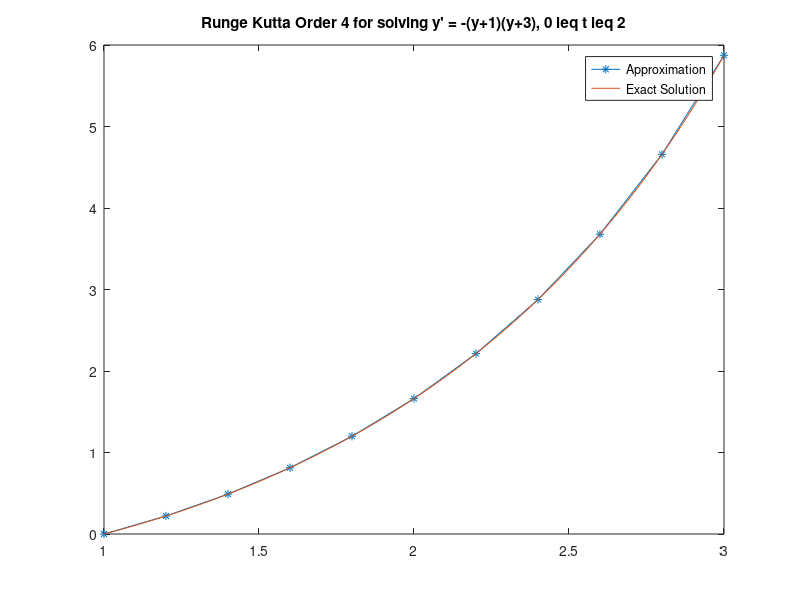
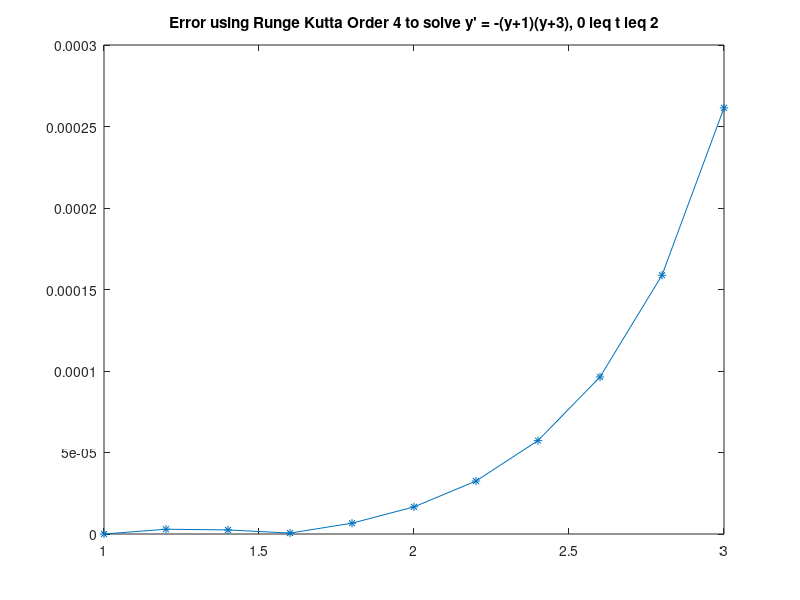

MATLAB code to generate these figures, in order:
%% Runge Kutta Order 4

%% Inputs
a = 1;          % left endpoint
b = 3;          % right endpoint
h = 0.2;        % stepsize
N = (b-a)/h;    % the number of steps
alpha = 0;      % initial y value
f = @(t,y) 1 + y/t + (y/t)^2;        % as in dy/dt = f(t,y);

%% Runge Kutta Order 4

t = zeros(1,N+1);       % stores all the t values
w = zeros(1,N+1);       % stores all the approximation values

t(1) = a;
w(1) = alpha;

for i=1:N
    t(i+1) = a + i*h;
    k1 = h * f(t(i),w(i));
    k2 = h*f( t(i) + h/2, w(i) + k1/2 );
    k3 = h*f( t(i) + h/2, w(i) + k2/2 );
    k4 = h*f( t(i+1), w(i) + k3 );
    w(i+1) = w(i) + (1/6)*(k1 + 2*k2 + 2*k3 + k4);
end

%% Plot the approximation

figure()
plot(t,w,'*-')
hold on;            % so we can plot multiple things on the same graph

%% Plot the exact solution

y = @(t) t*tan(log(t));

num_plot = 100;     % need a lot of plotting points to get a smooth graph!

t_plot = zeros(1,num_plot+1);
y_plot = zeros(1,num_plot+1);
h_plot = (b-a)/num_plot;

for i=1:num_plot+1
    t_plot(i) = a + (i-1) * h_plot;
    y_plot(i) = y(t_plot(i));
end

plot(t_plot,y_plot)
title("Runge Kutta Order 4 for solving y' = -(y+1)(y+3), 0 \leq t \leq 2")
legend("Approximation","Exact Solution")

%% Compute the actual errors, error bound, and print information

error = zeros(1,N+1);
fprintf('i\tt_i\t\tw_i\t\ty(t_i)\t\t|y(t_i) - w_i)|\n')

for i=1:N+1
    error(i) = abs( y(t(i)) - w(i) );                 % | y(t_i) - w_i |
    fprintf('%d\t%.9f\t%.9f\t%.9f\t%.9f\n',i-1,t(i),w(i),y(t(i)),error(i))
end

%% Plot the error

figure()
plot(t,error,'*-')
title("Error using Runge Kutta Order 4 to solve y' = -(y+1)(y+3), 0 \leq t \leq 2")















